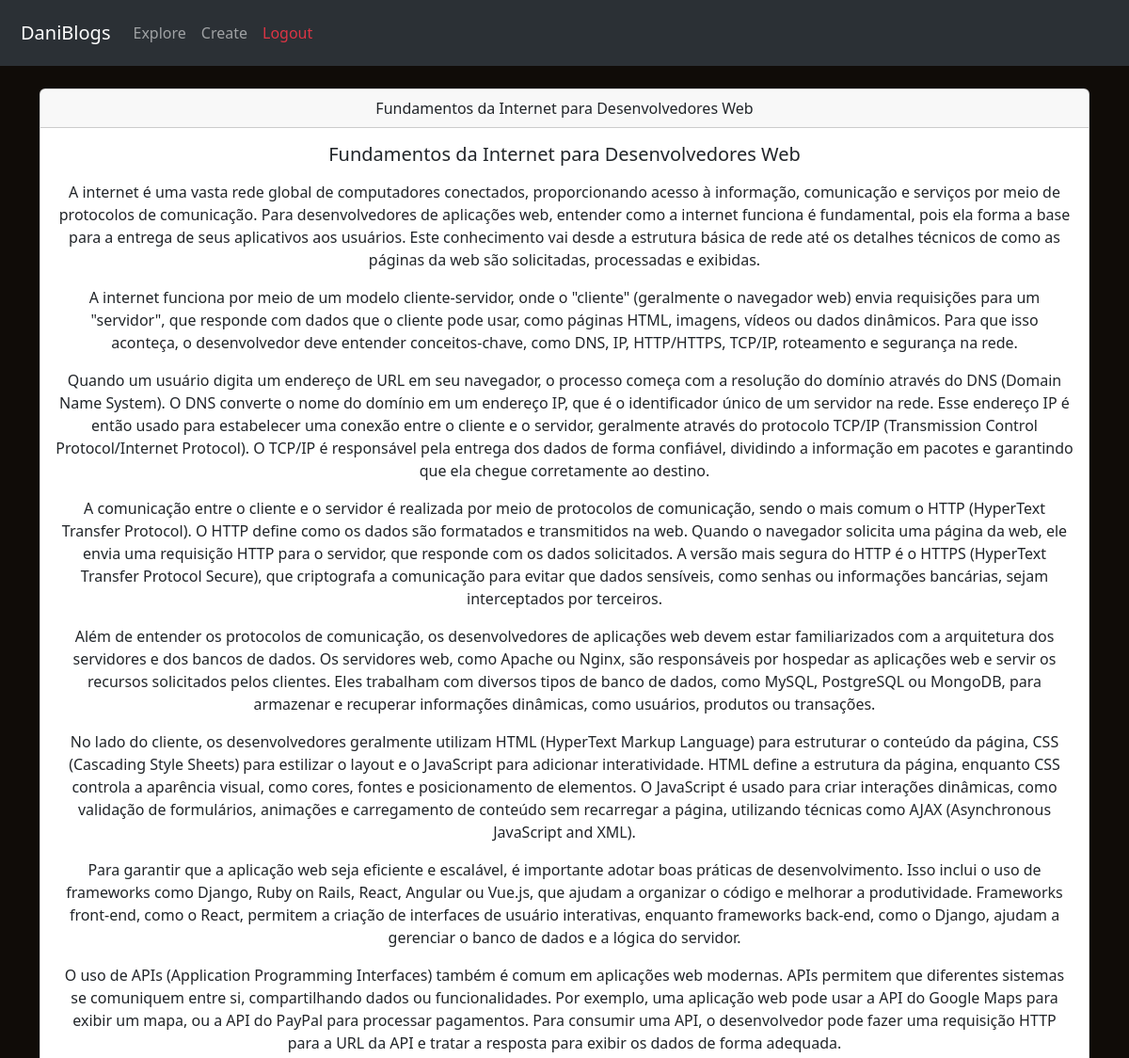
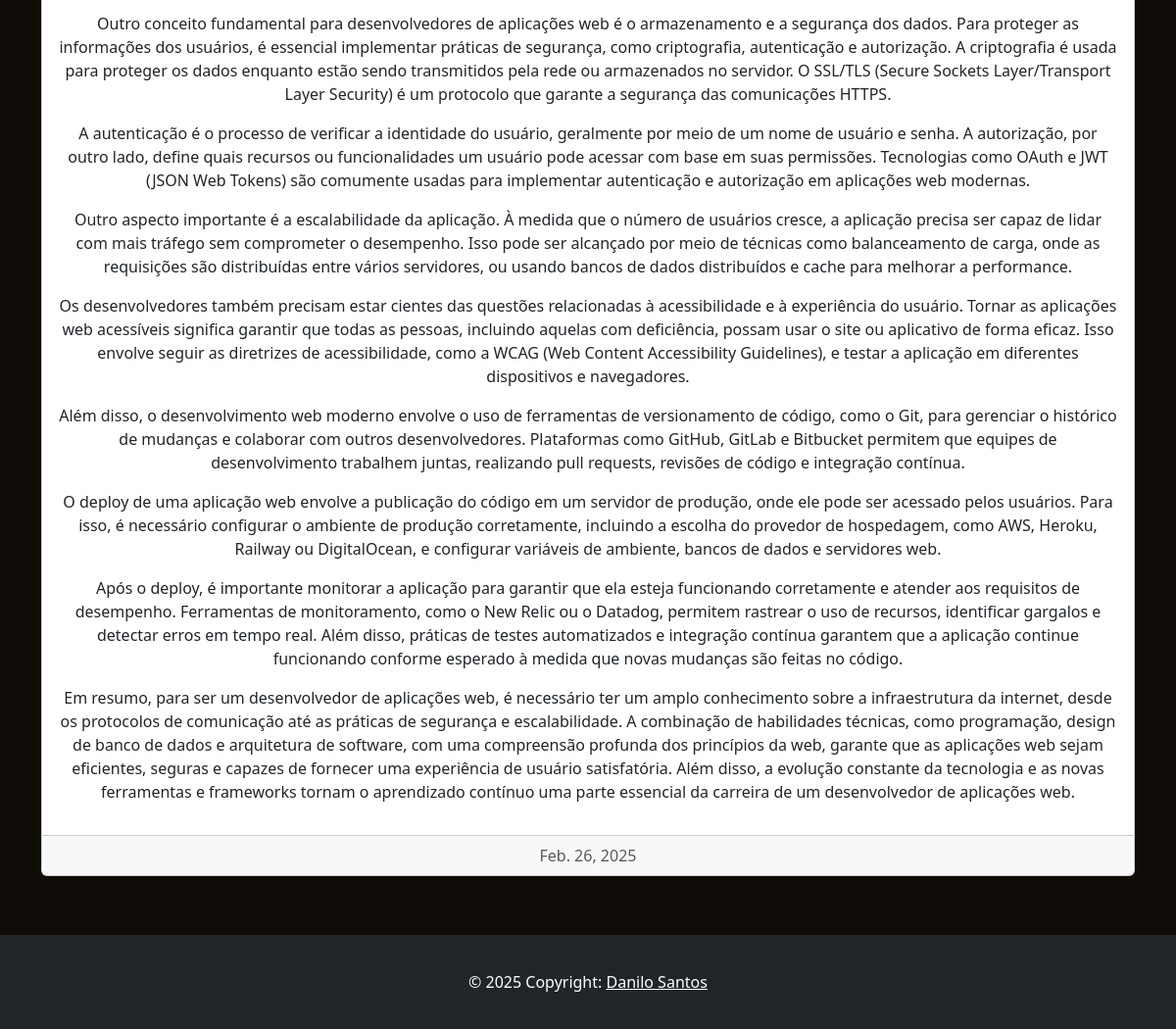
Screenshot of /post/fundamentos-da-internet-para-desenvolvedores-web/ (signed in) with the database file from the repository (2 pictures, top to bottom).
### blog_app/models.py (models this page shows, shortened)
class Post(models.Model):
    title = models.CharField("Título", max_length=255)
    content = models.TextField("Conteúdo")
    date_published = models.DateField("Data de publicação", auto_now_add=True)
    slug = models.CharField("Slug", max_length=255, unique=True, editable=False)

### blog_app/views.py (the view)
# urls.py: path("post/<slug:slug>/", post_detail, name="post_detail"),
@login_required
def post_detail(request, slug):
    post = get_object_or_404(Post, slug=slug)
    return render(request, "post_details.html", {"post": post})

### blog_app/templates/post_details.html
{% extends "base.html" %}
{% block content %}
  <div class="card text-center" style="margin-bottom:30px;min-height:470px">
    <div class="card-header">
      {{post.title}}
    </div>
    <div class="card-body">
      <h5 class="card-title">{{post.title}}</h5>
      <p class="card-text">
        {% autoescape off %}{{ post.content|linebreaks }}{% endautoescape %}
      </p>
    </div>
    <div class="card-footer text-body-secondary">{{post.date_published}}</div>
  </div>
{% endblock %}

### rows the page displays
Post: title "Fundamentos da Internet para Desenvolvedores Web", content "A internet é uma vasta rede global de computadores conectados, proporcionando acesso à informação, comunicação e serviços por meio de protocolos de comunicação. Para desenvolvedores de aplicações web, entender como a internet funciona é fundamental, pois ela forma a base para a entrega de seus aplicativos aos usuários. Este conhecimento vai desde a estrutura básica de rede até os detalhes técnicos de como as páginas da web são solicitadas, processadas e exibidas. A internet funciona por meio de um modelo cliente-servidor, onde o \"cliente\" (geralmente o navegador web) envia requisições para um \"servidor\", que responde com dados que o cliente pode usar, como páginas HTML, imagens, vídeos ou…", date_published "Feb. 26, 2025"
